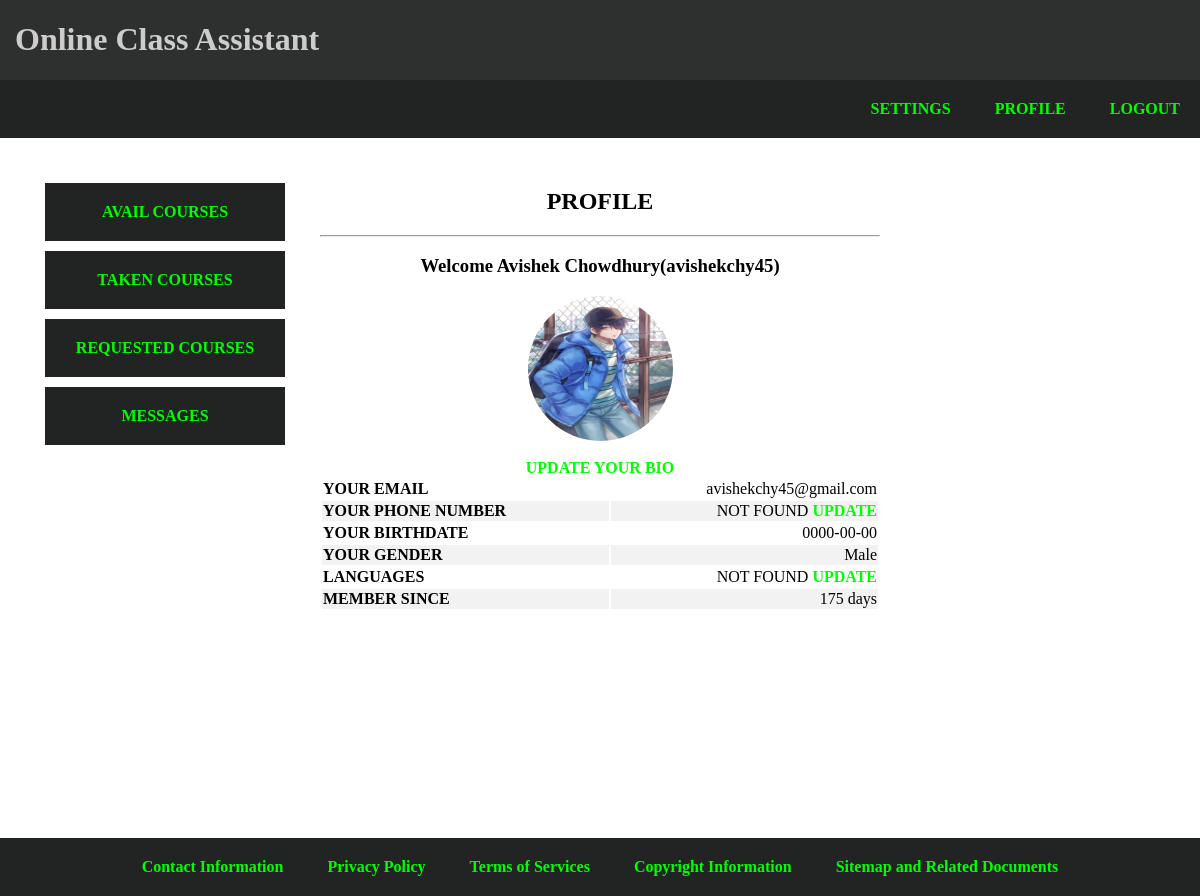
Screenshot of /user/home.php (signed in) with the database file from the repository.
### tables this page shows
CREATE TABLE `student` (
  `REGISTRATION` timestamp NOT NULL DEFAULT current_timestamp(),
  `NAME` varchar(255) NOT NULL,
  `ID` varchar(255) NOT NULL,
  `EMAIL` varchar(255) NOT NULL,
  `PHONENUMBER` varchar(15) DEFAULT NULL,
  `BIRTHDATE` date DEFAULT NULL,
  `GENDER` char(7) NOT NULL,
  `LANGUAGES` varchar(255) DEFAULT NULL,
  `ABOUT` tinytext DEFAULT NULL,
  `PASS` varchar(255) NOT NULL DEFAULT '123456',
  `PHOTO` varchar(255) DEFAULT NULL
);

### user/home.php (the view, shortened to what this page needs)
<?php
$id = $_SESSION['user_id'];
include("../connection.php");
?>
<html>
<head>
    <link rel="stylesheet" href="../style.css">
</head>
<body>
    <div class="row-1">
        <div class="header col-12">
            <?php
            include("../options/header.php");
            ?>
        </div>
    </div>
    <div class="row-2">
        <div class="navbar col-12">
            <nav>
                <?php
                include("../options/navbar.php");
                ?>
            </nav>
        </div>
    </div>
    <div class="row-3">
        <div class="menu col-3">
            <?php
            include("../options/menu.php");
            ?>
        </div>
        <div class="main col-6">
            <h2>PROFILE</h2>
            <hr>
            <?php
            $query = "select NAME,EMAIL,PHONENUMBER,BIRTHDATE,GENDER,LANGUAGES,ABOUT,PHOTO,DATEDIFF(CURRENT_TIMESTAMP,REGISTRATION) as TIME from $user where ID='$id'";
            $r = mysqli_query($con, $query);
            $row = mysqli_fetch_assoc($r);
            $name = $row['NAME'];
            $email = $row['EMAIL'] == '' ? "NOT FOUND <a href='settings.php'>UPDATE</a>" : $row['EMAIL'];
            $phone_num = $row['PHONENUMBER'] == '' ? "NOT FOUND <a href='settings.php' class='approve'>UPDATE</a>" : $row['PHONENUMBER'];
            $bdate = $row['BIRTHDATE'] == '' ? "NOT FOUND <a href='settings.php'>UPDATE</a>" : $row['BIRTHDATE'];
            $gender = $row['GENDER'] == '' ? "NOT FOUND <a href='settings.php'>UPDATE</a>" : $row['GENDER'];
            $languages = $row['LANGUAGES'] == '' ? "NOT FOUND <a href='settings.php'>UPDATE</a>" : $row['LANGUAGES'];
            $about = $row['ABOUT'];
            $photo = $row['PHOTO'] == '' ? "default.png" : $row['PHOTO'];
            $reg = $row['TIME'] . ' days';
            echo "
            <h3>Welcome $name($id) </h3>
            <img class='dp' src='../uploads/user_photo/$photo' alt='$name'/>
            <br>
            $about
            <br>
            <a href='settings.php'>UPDATE YOUR BIO</a>
            <table class='profile' id='profile'>
            <tr>
            <th>YOUR EMAIL</th><td>$email</td>
            </tr>
            <tr>
            <th>YOUR PHONE NUMBER</th><td>$phone_num</td>
            </tr>
            <tr>
            <th>YOUR BIRTHDATE</th><td>$bdate</td>
            </tr>
            <tr>
            <th>YOUR GENDER</th><td>$gender</td>
            </tr>
            <tr>
            <th>LANGUAGES</th><td>$languages</td>
            </tr>
            <tr>
            <th>MEMBER SINCE</th><td>$reg</td>
            </tr>
            </table>
            ";
            ?>
        </div>
        <div class="sidebar col-3">
        </div>
    </div>
    <div class="row-4">
        <div class="footer col-12">
            <footer>
                <?php
                include("../options/footer.php");
                ?>
            </footer>
        </div>
    </div>
</body>
</html>

### style.css (style rules this page uses)
.col-3 { width: 25%; }
.col-6 { width: 50%; }
.col-12 { width: 100%; }
* { box-sizing: border-box; }
[class*="col-"] { float: left; }
[class*="row-"]::after { content: ""; clear: both; display: table; }
[class*="row-"] { padding: 0px; margin: 0px; }
img { max-width: 100%; height: auto; }
body { background-color: white; margin: 0; }
.row-1 { margin: 0; background-color: #2e302f; color: #fff; position: sticky; top: 0; }
.header { margin: 0; text-align: left; padding-left: 15px; color: #ccc; }
.row-2 { margin: 0px; padding: 0px; background-color: #212422; }
.navbar { text-align: right; padding: 0; margin: 0; width: 100%; }
.row-3 { margin: 0px; padding: 20px; min-height: calc(100vh - 100px); }
.menu { text-align: left; margin: 0; padding: 20px; display: grid; }
.main { text-align: center; padding: 10px; }
.sidebar { text-align: right; margin: 0; padding: 20px; display: grid; }
.row-4 { margin: 0; padding: 0; background-color: #212422; }
.footer { text-align: center; padding: 0; margin: 0; width: 100%; }
a:link { font-weight: bolder; text-decoration: none; color: #00ff00; }
.dp { border-radius: 50%; height: 145px; width: 145px; }
td, th { width: auto; border-bottom: 1px solid black; }
table { width: 100%; text-align: center; overflow-x: auto; }
tr:nth-child(even) { background-color: #f2f2f2; }
.profile tr { border: 0; }
.profile th { text-align: left; border: 0; }
.profile td { text-align: right; border: 0; }

### rows the page displays
student: NAME "Avishek Chowdhury", PHOTO (picture), EMAIL "avishekchy45@gmail.com", BIRTHDATE "0000-00-00", GENDER "Male"

### other values shown
$id "avishekchy45"
$reg "175 days"
